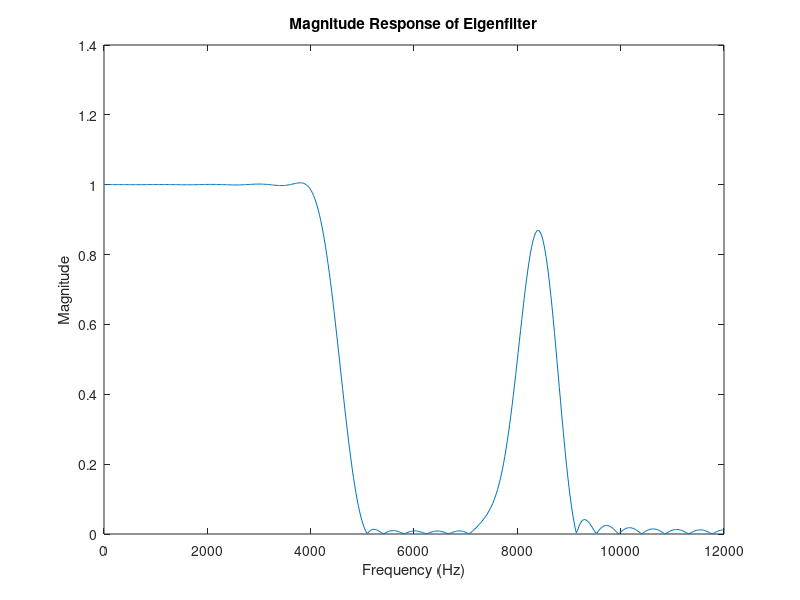
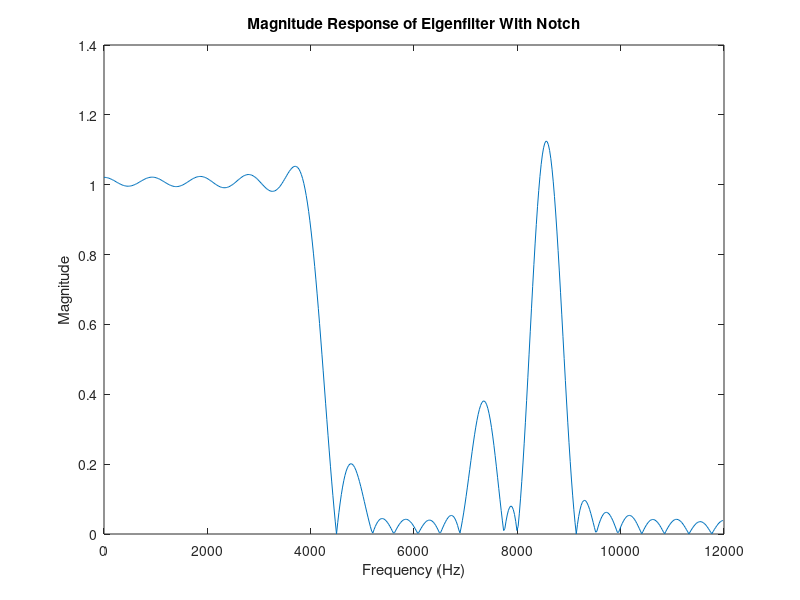
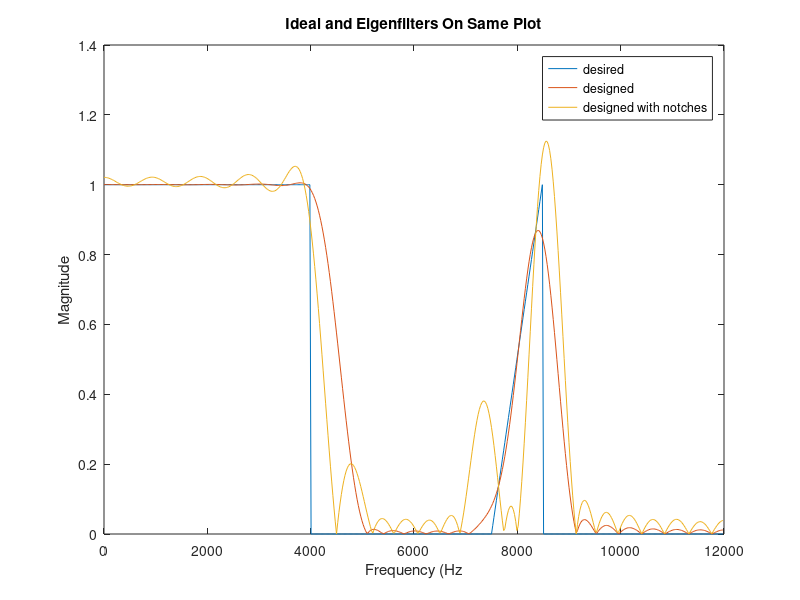

Recreate these plots in MATLAB, in order.
%% 
% Declaration of variables
N = 50;
M = N/2;
fs = 24e3;
p = zeros(M+1,1);
Q = zeros(M+1,M+1);
F = [0 4000 5000 7000 7500 8500 9000 12000];
Fnotch = [4500 8000];
Fnotch = pi*Fnotch/(fs/2);
E = zeros(length(Fnotch)*2, M+2);
Fn = F * pi / (fs/2);
int_grid = 1024;
W = zeros(length(Fn)/2,int_grid);
Qtest = zeros(M+1,M+1);
%%
% Calculation of p, d, and Q
for ii = 1:length(Fn)/2
    W(ii,:) = linspace(Fn(2*ii-1), Fn(2*ii), int_grid);
end

for ii = 1:M+1
    for jj = 1:M+1
        for kk = 1:length(Fn)/2
            Q(ii,jj) = Q(ii,jj) + trapz(W(kk,:), cos(W(kk,:)*(ii-1)).*cos(W(kk,:)*(jj-1)));
        end
    end
end
d = trapz(W(3,:), ((12/pi)*W(3,:)-7.5).^2) + 1*Fn(2);

for ii = 1:M+1
    p(ii) = trapz(W(1,:), cos((ii-1)*W(1,:))) + trapz(W(3,:), ((12/pi)*W(3,:)-7.5).*cos((ii-1)*W(3,:)));
end
%%
% Minimization of Rayleigh quotient by applying Courant Fischer Theorem
% Formulation of linear constraint matrix, and completing the square to
% form Qt
Qt = [Q p;p' d];

for ii = 1:M+1
    for jj = 1:length(Fnotch)
        E(jj,ii) = cos((ii-1)*Fnotch(jj));
%         E(jj+2,ii) = (ii-1)*sin((ii-1)*Fnotch(jj));
    end
end
%eigenfilter
B = null(E);
[evec, ev] = eig(Qt);
[mag, ind] = min(nonzeros(ev));
e0 = evec(:,ind);
a = e0/-e0(end);
a = a(1:end-1);
%eigen filter with notch
Qaug = B'*Qt*B;
[evec, ev] = eig(Qaug);
[mag, ind] = min(nonzeros(ev));
e0 = evec(:,ind);
an = B*e0;
an = an/-an(end);
an = an(1:end-1);

%%
%Retrieving filter coefficients from cosine polynomial coefficients
%eigenfilter
h = zeros(1,N+1);
h(M+1) = a(1);
af = fliplr(a(2:end)')/2;
h(1:M) = af(1:end);
h(M+2:N+1) = a(2:end)/2;
wplot = 0:12e3/512:12e3-1/512;
Hfr = freqz(h);
%eigenfilter with notch
hn = zeros(1,N+1);
hn(M+1) = an(1);
afn = fliplr(an(2:end)')/2;
hn(1:M) = afn(1:end);
hn(M+2:N+1) = an(2:end)/2;
Hfrn = freqz(hn);
%%
%Plotting magnitude response
figure(1)
plot(wplot, abs(Hfr))
title('Magnitude Response of Eigenfilter')
xlabel('Frequency (Hz)')
ylabel('Magnitude')

figure(2)
plot(wplot, abs(Hfrn))
title('Magnitude Response of Eigenfilter With Notch')
xlabel('Frequency (Hz)')
ylabel('Magnitude')
%%

D = zeros(1,512);
D(1:171) = 1;
f = 0:42;
D(321:363) = f/42;
figure(3)
plot(wplot, D)
hold on
plot(wplot, abs(Hfr))
plot(wplot, abs(Hfrn))
title('Ideal and Eigenfilters On Same Plot')
ylabel('Magnitude')
xlabel('Frequency (Hz')
legend('desired', 'designed', 'designed with notches')